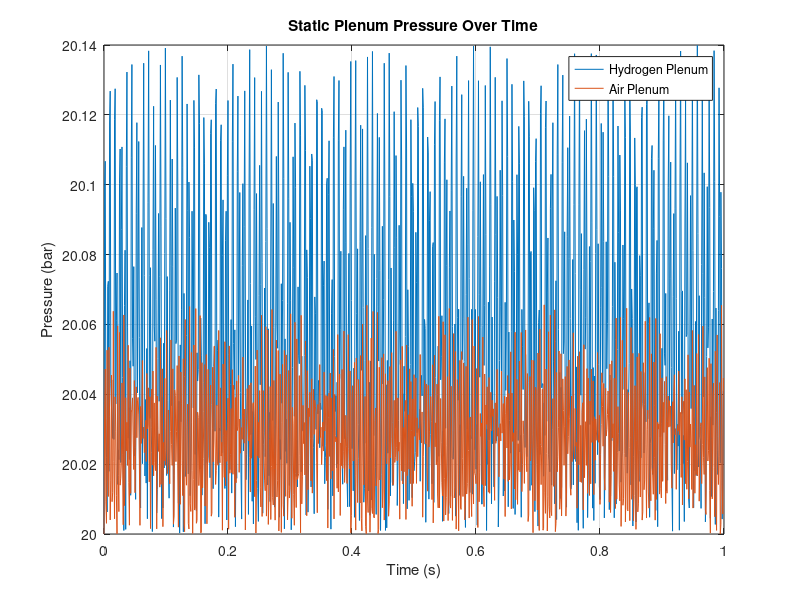

MATLAB code for this plot:

function [fake_plenum_pressure] = PURPL_Fake_Plenum_pressure()

base_plenum_pressure = 20; %20 bar expected static pressure
base_plenum_pa = base_plenum_pressure * 100000; %base static pressure
f_samp = 1000; %sampling frequency
dt  = 1/f_samp; %time step
time = (0: f_samp-1) * dt; %time vector containing data points for one second

%Below some random frequencies are defined that will cause minor
%oscillations in the plenum pressures
f1 = 300 + (600 - 300) * rand;
f2 = 600 + (1200 - 600) * rand;
f3 = 1000 + (1300 - 1000) * rand;

%sets the baseline pressure for the hydrogen and air plenums
pressure_h2 = ones(1, length(time)) * base_plenum_pa;
pressure_air = ones(1, length(time)) * base_plenum_pa;

%adds oscillations that are scaled for each frequency
plenum_pressure_h2 = pressure_h2 + abs((0.003 * pressure_h2 .* sin(time .* f1)) + (0.0025 * pressure_h2 .* sin(time .* f2)) + (0.0015 * pressure_h2 .* sin(time .* f2)));
plenum_pressure_air = pressure_air + abs((0.002 * pressure_air .* sin(time .* f1 * 2)) + (0.00095 * pressure_air .* sin(time .* f2 * 3)) + (0.00045 * pressure_air .* sin(time .* f2 * 1.5)));


%combines outputs into one matrix
fake_plenum_pressure = [time; plenum_pressure_h2; plenum_pressure_air];

%plots the outputs
figure(1)
plot(time, plenum_pressure_h2/100000)
hold on
plot(time, plenum_pressure_air/100000)
ylabel('Pressure (bar)')
xlabel('Time (s)')
title('Static Plenum Pressure Over Time')
legend('Hydrogen Plenum', 'Air Plenum')
hold off
grid on
